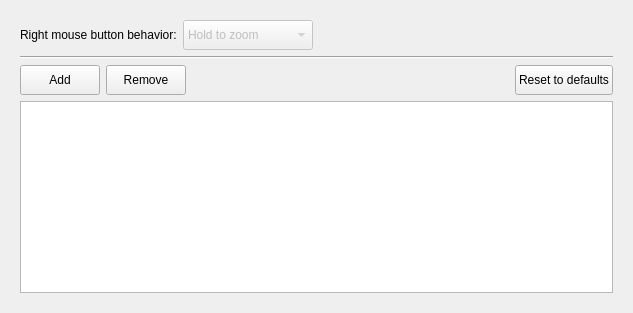
     <widget class="QWidget" name="tab_4">
      <attribute name="title">
       <string>Controls</string>
      </attribute>
      <layout class="QVBoxLayout" name="verticalLayout">
       <item>
        <widget class="QWidget" name="widget" native="true">
         <property name="enabled">
          <bool>true</bool>
         </property>
         <layout class="QVBoxLayout" name="verticalLayout_2">
          <item>
           <layout class="QHBoxLayout" name="horizontalLayout">
            <item>
             <widget class="QLabel" name="label_2">
              <property name="minimumSize">
               <size>
                <width>0</width>
                <height>28</height>
               </size>
              </property>
              <property name="text">
               <string>Right mouse button behavior:</string>
              </property>
             </widget>
            </item>
            <item>
             <widget class="QComboBox" name="comboBox">
              <property name="enabled">
               <bool>false</bool>
              </property>
              <property name="sizePolicy">
               <sizepolicy hsizetype="Preferred" vsizetype="Preferred">
                <horstretch>0</horstretch>
                <verstretch>0</verstretch>
               </sizepolicy>
              </property>
              <property name="minimumSize">
               <size>
                <width>130</width>
                <height>30</height>
               </size>
              </property>
              <item>
               <property name="text">
                <string>Hold to zoom</string>
               </property>
              </item>
              <item>
               <property name="text">
                <string>Menu</string>
               </property>
              </item>
             </widget>
            </item>
            <item>
             <spacer name="horizontalSpacer">
              <property name="orientation">
               <enum>Qt::Horizontal</enum>
              </property>
              <property name="sizeType">
               <enum>QSizePolicy::Preferred</enum>
              </property>
              <property name="sizeHint" stdset="0">
               <size>
                <width>300</width>
                <height>20</height>
               </size>
              </property>
             </spacer>
            </item>
           </layout>
          </item>
          <item>
           <widget class="Line" name="line_3">
            <property name="orientation">
             <enum>Qt::Horizontal</enum>
            </property>
           </widget>
          </item>
          <item>
           <layout class="QHBoxLayout" name="horizontalLayout_2">
            <item>
             <widget class="QPushButton" name="pushButton_2">
              <property name="sizePolicy">
               <sizepolicy hsizetype="Minimum" vsizetype="Preferred">
                <horstretch>0</horstretch>
                <verstretch>0</verstretch>
               </sizepolicy>
              </property>
              <property name="minimumSize">
               <size>
                <width>0</width>
                <height>30</height>
               </size>
              </property>
              <property name="text">
               <string>Add</string>
              </property>
             </widget>
            </item>
            <item>
             <widget class="QPushButton" name="pushButton_4">
              <property name="sizePolicy">
               <sizepolicy hsizetype="Minimum" vsizetype="Preferred">
                <horstretch>0</horstretch>
                <verstretch>0</verstretch>
               </sizepolicy>
              </property>
              <property name="minimumSize">
               <size>
                <width>0</width>
                <height>30</height>
               </size>
              </property>
              <property name="text">
               <string>Remove</string>
              </property>
             </widget>
            </item>
            <item>
             <spacer name="horizontalSpacer_2">
              <property name="orientation">
               <enum>Qt::Horizontal</enum>
              </property>
              <property name="sizeHint" stdset="0">
               <size>
                <width>40</width>
                <height>20</height>
               </size>
              </property>
             </spacer>
            </item>
            <item>
             <widget class="QPushButton" name="pushButton_3">
              <property name="sizePolicy">
               <sizepolicy hsizetype="Minimum" vsizetype="Preferred">
                <horstretch>0</horstretch>
                <verstretch>0</verstretch>
               </sizepolicy>
              </property>
              <property name="minimumSize">
               <size>
                <width>0</width>
                <height>30</height>
               </size>
              </property>
              <property name="text">
               <string>Reset to defaults</string>
              </property>
             </widget>
            </item>
           </layout>
          </item>
          <item>
           <widget class="QListWidget" name="shortcutsListWidget">
            <property name="horizontalScrollBarPolicy">
             <enum>Qt::ScrollBarAlwaysOff</enum>
            </property>
            <property name="viewMode">
             <enum>QListView::ListMode</enum>
            </property>
            <property name="uniformItemSizes">
             <bool>false</bool>
            </property>
            <property name="sortingEnabled">
             <bool>true</bool>
            </property>
           </widget>
          </item>
         </layout>
        </widget>
       </item>
      </layout>
     </widget>
